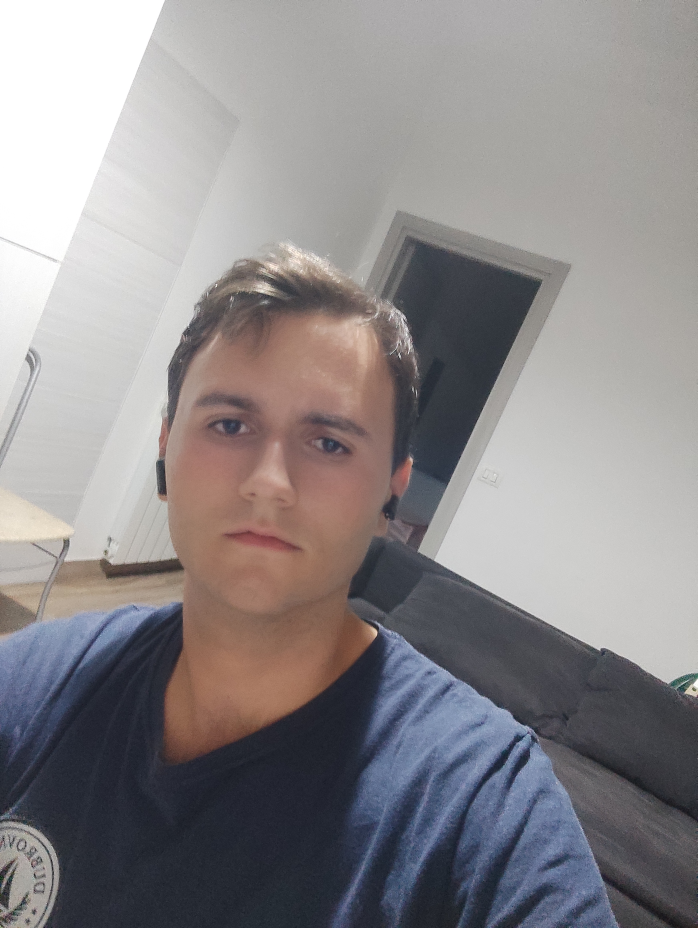
#> input picture JPGtoTXT/picture.jpg, 3488 x 4640 px (shown at 1/5 size)
$ python JPGtoTXT.py
#> lines starting #> are read from the running program, lines starting #| are printed output that depends on the picture
#> in immagine_a_ascii, immagine is the input picture: PIL image 3488x4640 RGB; mean R, G, B 140.6, 136.8, 138.6
from PIL import Image

# Caratteri ASCII ordinati dal più scuro al più chiaro
ASCII_CHARS = ["@", "#", "S", "%", "?", "*", "+", ";", ":", ",", "."]

def ridimensiona_immagine(immagine, nuovo_larghezza=100):
    """Ridimensiona l'immagine mantenendo le proporzioni corrette."""
#> called with nuovo_larghezza = 120
    larghezza_orig, altezza_orig = immagine.size
#> larghezza_orig = 3488; altezza_orig = 4640
    # I caratteri ASCII sono più alti che larghi, quindi correggiamo il rapporto d'aspetto
    rapporto_aspetto = altezza_orig / larghezza_orig / 1.65
#> rapporto_aspetto = 0.806
    nuova_altezza = int(nuovo_larghezza * rapporto_aspetto)
#> nuova_altezza = 96
    return immagine.resize((nuovo_larghezza, nuova_altezza))
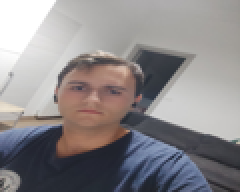
#> returned value: PIL image 120x96 RGB (shown 2 times larger); mean R, G, B 140.6, 136.8, 138.6

def converti_in_scala_di_grigi(immagine):
    """Converte l'immagine in scala di grigi."""
    return immagine.convert("L")
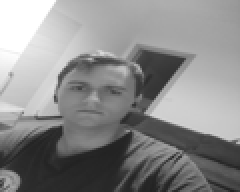
#> returned value: PIL image 120x96 L (shown 2 times larger); min 32, max 255, mean 138.1

def pixel_in_ascii(immagine):
    """Mappa ogni pixel a un carattere ASCII in base alla sua luminosità."""
    pixel_luminosita = immagine.getdata()
    caratteri = ""
    for pixel in pixel_luminosita:
        # Mappa il valore del pixel (0-255) all'indice della lista ASCII_CHARS (0-10)
        indice = pixel * len(ASCII_CHARS) // 256
        caratteri += ASCII_CHARS[indice]
#> this loop made 11520 passes
#> (pixel, indice, caratteri) on passes 1 to 3: (255, 10, '.'), (255, 10, '..'), (255, 10, '...')
    return caratteri

def immagine_a_ascii(percorso_immagine, percorso_output="output_ascii.txt", larghezza=100):
    try:
        # 1. Apertura dell'immagine
        immagine = Image.open(percorso_immagine)
    except Exception as e:
        print(f"Errore nell'apertura dell'immagine: {e}")
        return

    # 2. Elaborazione dell'immagine
    immagine = ridimensiona_immagine(immagine, larghezza)
    immagine_grigio = converti_in_scala_di_grigi(immagine)

    # 3. Generazione della stringa ASCII
    stringa_ascii = pixel_in_ascii(immagine_grigio)
    lunghezza_pixel = len(stringa_ascii)
#> lunghezza_pixel = 11520

    # Formattazione della stringa in righe basate sulla nuova larghezza
    immagine_ascii = "\n".join([stringa_ascii[index:(index + larghezza)] for index in range(0, lunghezza_pixel, larghezza)])

    # 4. Salvataggio su file di testo
    with open(percorso_output, "w") as f:
        f.write(immagine_ascii)

    print(f"Successo! Il file ASCII è stato salvato come: {percorso_output}")

# --- ESEMPIO DI UTILIZZO ---
# Sostituisci 'tua_foto.jpg' con il percorso reale della tua immagine
percorso_input = "picture.jpg"
percorso_txt = "picture_ascii.txt"

# Puoi modificare la larghezza (es. 120 o 150 per immagini più grandi e dettagliate)
immagine_a_ascii(percorso_input, percorso_txt, larghezza=120)
